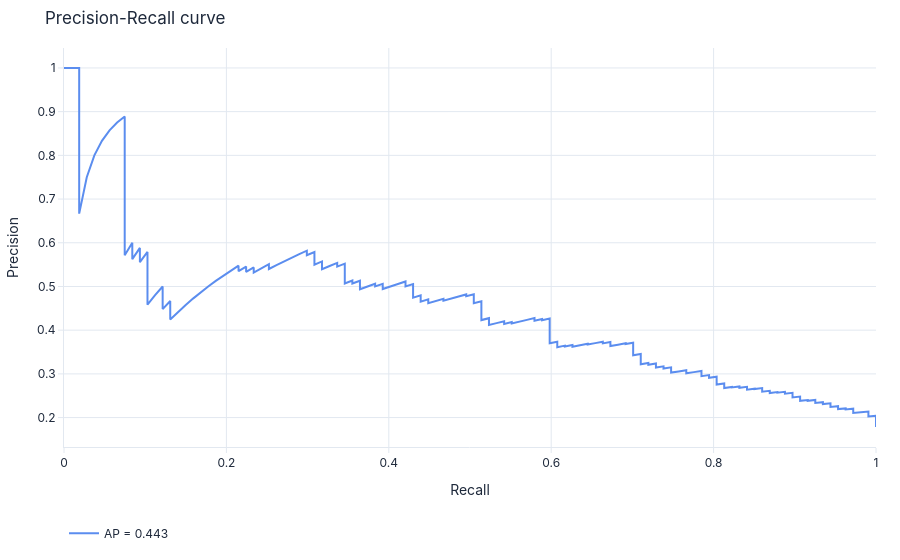

The code cell stored with this chart in its notebook:
### Markdown cell above
## 6. Precision y recall: el intercambio

La **curva precision-recall** muestra el **intercambio** entre las dos métricas a medida que movemos el
umbral: subir el recall (capturar más fugas) suele **bajar** la precision (más falsas alarmas), y al
revés. Nos interesa la clase **"si"** (la fuga): ¿qué tan confiable es la alarma (**precision**) y qué
proporción de fugas capturamos (**recall**)?

### Code cell
exp.plot_model(mejor, plot='pr')

### Figure 1 — Plotly figure (JSON) as saved in the notebook; plotly's stock layout.template omitted (floating-point values rounded to 4 significant figures; data arrays with more than 128 entries replaced by an {"elided": "..."} marker saying what was removed)
{"data": [{"hovertemplate": "Recall: %{x:.3f}<br>Precision: %{y:.3f}<extra></extra>", "line": {"color": "#5B8DEF", "width": 2}, "mode": "lines", "name": "AP = 0.443", "type": "scatter", "x": {"elided": "601 float values"}, "y": {"elided": "601 float values"}}], "layout": {"font": {"color": "#1E293B", "family": "Inter, system-ui, sans-serif", "size": 12}, "hoverlabel": {"bgcolor": "white", "bordercolor": "#E2E8F0", "font": {"family": "Inter, system-ui, sans-serif", "size": 12}}, "legend": {"bgcolor": "rgba(0,0,0,0)", "borderwidth": 0, "orientation": "h", "x": 0, "y": -0.18}, "margin": {"b": 48, "l": 56, "r": 24, "t": 48}, "paper_bgcolor": "rgba(0,0,0,0)", "plot_bgcolor": "rgba(0,0,0,0)", "showlegend": true, "title": {"text": "Precision-Recall curve"}, "xaxis": {"automargin": true, "gridcolor": "#E2E8F0", "linecolor": "#E2E8F0", "tickcolor": "#E2E8F0", "ticks": "outside", "title": {"text": "Recall"}, "zerolinecolor": "#E2E8F0"}, "yaxis": {"automargin": true, "gridcolor": "#E2E8F0", "linecolor": "#E2E8F0", "tickcolor": "#E2E8F0", "ticks": "outside", "title": {"text": "Precision"}, "zerolinecolor": "#E2E8F0"}}}
